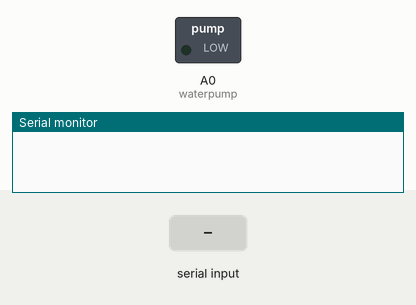
This sketch was run on a simulated Arduino Uno, built with avr-gcc and run on an emulated ATmega328P. Shown: switched loads named in the sketch (green lamp = pin HIGH), the last lines printed to the serial monitor. The test bench sets the inputs (shaded band).

Above: at 1.2 s.
1.3 s: "*hej" received over Serial
At 2.5 s:
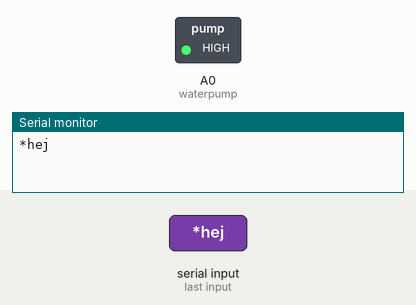
2.8 s: "*nej" received over Serial
At 3.7 s:
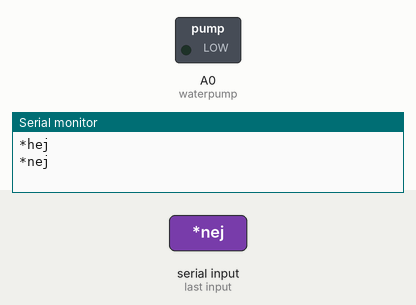
Timing chart, 0 to 5.8 s (numbered marks = the images above; inputs shaded):
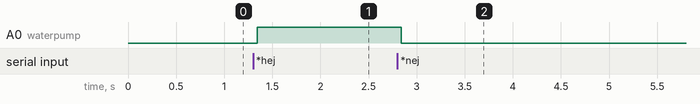

Measured:
- after the input at 1.3 s, A0 (waterpump): LOW → HIGH at once
- after the input at 2.8 s, A0 (waterpump): HIGH → LOW at once

The sketch:

project_code.ino
```cpp
String voice;
int waterpump = A0;


//-----------------------------------------------------------------------//
void setup() {
  Serial.begin(9600);
  pinMode(waterpump, OUTPUT);

}
//-----------------------------------------------------------------------//
void loop() {
  while (Serial.available()){  //Check if there is an available byte to read
  delay(10); //Delay added to make thing stable
  char c = Serial.read(); //Conduct a serial read
  if (c == '#') {break;} //Exit the loop when the # is detected after the word
  voice += c; //Shorthand for voice = voice + c
  }
  if (voice.length() > 0) {
    Serial.println(voice);
//-----------------------------------------------------------------------//
  //----------Control Multiple Pins/ LEDs----------//


  //----------Turn On One-By-One----------//
  if(voice == "*hej") {digitalWrite(waterpump, HIGH);}

  //----------Turn Off One-By-One----------//
   if(voice == "*nej") {digitalWrite(waterpump, LOW);}

//-----------------------------------------------------------------------//
voice="";}} //Reset the variable after initiating
```
